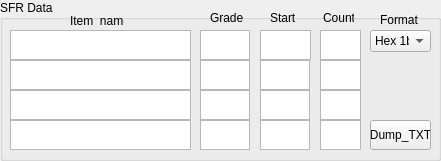
    <widget class="QGroupBox" name="groupBox_8">
     <property name="geometry">
      <rect>
       <x>0</x>
       <y>550</y>
       <width>441</width>
       <height>161</height>
      </rect>
     </property>
     <property name="title">
      <string>SFR Data</string>
     </property>
     <widget class="QTextEdit" name="SFR_name1">
      <property name="geometry">
       <rect>
        <x>10</x>
        <y>30</y>
        <width>181</width>
        <height>30</height>
       </rect>
      </property>
      <property name="html">
       <string>&lt;!DOCTYPE HTML PUBLIC &quot;-//W3C//DTD HTML 4.0//EN&quot; &quot;http://www.w3.org/TR/REC-html40/strict.dtd&quot;&gt;
&lt;html&gt;&lt;head&gt;&lt;meta name=&quot;qrichtext&quot; content=&quot;1&quot; /&gt;&lt;style type=&quot;text/css&quot;&gt;
p, li { white-space: pre-wrap; }
&lt;/style&gt;&lt;/head&gt;&lt;body style=&quot; font-family:'SimSun'; font-size:9pt; font-weight:400; font-style:normal;&quot;&gt;
&lt;p style=&quot;-qt-paragraph-type:empty; margin-top:0px; margin-bottom:0px; margin-left:0px; margin-right:0px; -qt-block-indent:0; text-indent:0px;&quot;&gt;&lt;br /&gt;&lt;/p&gt;&lt;/body&gt;&lt;/html&gt;</string>
      </property>
     </widget>
     <widget class="QTextEdit" name="SFR_start1">
      <property name="geometry">
       <rect>
        <x>260</x>
        <y>30</y>
        <width>51</width>
        <height>30</height>
       </rect>
      </property>
     </widget>
     <widget class="QTextEdit" name="SFR_grade1">
      <property name="geometry">
       <rect>
        <x>200</x>
        <y>30</y>
        <width>50</width>
        <height>30</height>
       </rect>
      </property>
     </widget>
     <widget class="QLabel" name="label_33">
      <property name="geometry">
       <rect>
        <x>70</x>
        <y>15</y>
        <width>54</width>
        <height>12</height>
       </rect>
      </property>
      <property name="text">
       <string>Item_name</string>
      </property>
     </widget>
     <widget class="QLabel" name="label_36">
      <property name="geometry">
       <rect>
        <x>210</x>
        <y>10</y>
        <width>41</width>
        <height>16</height>
       </rect>
      </property>
      <property name="text">
       <string>Grade</string>
      </property>
     </widget>
     <widget class="QLabel" name="label_53">
      <property name="geometry">
       <rect>
        <x>270</x>
        <y>10</y>
        <width>41</width>
        <height>16</height>
       </rect>
      </property>
      <property name="text">
       <string>Start</string>
      </property>
     </widget>
     <widget class="QTextEdit" name="SFR_grade2">
      <property name="geometry">
       <rect>
        <x>200</x>
        <y>60</y>
        <width>50</width>
        <height>30</height>
       </rect>
      </property>
     </widget>
     <widget class="QTextEdit" name="SFR_start2">
      <property name="geometry">
       <rect>
        <x>260</x>
        <y>60</y>
        <width>50</width>
        <height>30</height>
       </rect>
      </property>
     </widget>
     <widget class="QTextEdit" name="SFR_name2">
      <property name="geometry">
       <rect>
        <x>10</x>
        <y>60</y>
        <width>181</width>
        <height>30</height>
       </rect>
      </property>
      <property name="html">
       <string>&lt;!DOCTYPE HTML PUBLIC &quot;-//W3C//DTD HTML 4.0//EN&quot; &quot;http://www.w3.org/TR/REC-html40/strict.dtd&quot;&gt;
&lt;html&gt;&lt;head&gt;&lt;meta name=&quot;qrichtext&quot; content=&quot;1&quot; /&gt;&lt;style type=&quot;text/css&quot;&gt;
p, li { white-space: pre-wrap; }
&lt;/style&gt;&lt;/head&gt;&lt;body style=&quot; font-family:'SimSun'; font-size:9pt; font-weight:400; font-style:normal;&quot;&gt;
&lt;p style=&quot;-qt-paragraph-type:empty; margin-top:0px; margin-bottom:0px; margin-left:0px; margin-right:0px; -qt-block-indent:0; text-indent:0px;&quot;&gt;&lt;br /&gt;&lt;/p&gt;&lt;/body&gt;&lt;/html&gt;</string>
      </property>
     </widget>
     <widget class="QTextEdit" name="SFR_start3">
      <property name="geometry">
       <rect>
        <x>260</x>
        <y>90</y>
        <width>50</width>
        <height>30</height>
       </rect>
      </property>
     </widget>
     <widget class="QTextEdit" name="SFR_grade3">
      <property name="geometry">
       <rect>
        <x>200</x>
        <y>90</y>
        <width>50</width>
        <height>30</height>
       </rect>
      </property>
     </widget>
     <widget class="QTextEdit" name="SFR_name3">
      <property name="geometry">
       <rect>
        <x>10</x>
        <y>90</y>
        <width>181</width>
        <height>30</height>
       </rect>
      </property>
      <property name="html">
       <string>&lt;!DOCTYPE HTML PUBLIC &quot;-//W3C//DTD HTML 4.0//EN&quot; &quot;http://www.w3.org/TR/REC-html40/strict.dtd&quot;&gt;
&lt;html&gt;&lt;head&gt;&lt;meta name=&quot;qrichtext&quot; content=&quot;1&quot; /&gt;&lt;style type=&quot;text/css&quot;&gt;
p, li { white-space: pre-wrap; }
&lt;/style&gt;&lt;/head&gt;&lt;body style=&quot; font-family:'SimSun'; font-size:9pt; font-weight:400; font-style:normal;&quot;&gt;
&lt;p style=&quot;-qt-paragraph-type:empty; margin-top:0px; margin-bottom:0px; margin-left:0px; margin-right:0px; -qt-block-indent:0; text-indent:0px;&quot;&gt;&lt;br /&gt;&lt;/p&gt;&lt;/body&gt;&lt;/html&gt;</string>
      </property>
     </widget>
     <widget class="QTextEdit" name="SFR_grade4">
      <property name="geometry">
       <rect>
        <x>200</x>
        <y>120</y>
        <width>50</width>
        <height>30</height>
       </rect>
      </property>
     </widget>
     <widget class="QTextEdit" name="SFR_name4">
      <property name="geometry">
       <rect>
        <x>10</x>
        <y>120</y>
        <width>181</width>
        <height>30</height>
       </rect>
      </property>
      <property name="html">
       <string>&lt;!DOCTYPE HTML PUBLIC &quot;-//W3C//DTD HTML 4.0//EN&quot; &quot;http://www.w3.org/TR/REC-html40/strict.dtd&quot;&gt;
&lt;html&gt;&lt;head&gt;&lt;meta name=&quot;qrichtext&quot; content=&quot;1&quot; /&gt;&lt;style type=&quot;text/css&quot;&gt;
p, li { white-space: pre-wrap; }
&lt;/style&gt;&lt;/head&gt;&lt;body style=&quot; font-family:'SimSun'; font-size:9pt; font-weight:400; font-style:normal;&quot;&gt;
&lt;p style=&quot;-qt-paragraph-type:empty; margin-top:0px; margin-bottom:0px; margin-left:0px; margin-right:0px; -qt-block-indent:0; text-indent:0px;&quot;&gt;&lt;br /&gt;&lt;/p&gt;&lt;/body&gt;&lt;/html&gt;</string>
      </property>
     </widget>
     <widget class="QTextEdit" name="SFR_start4">
      <property name="geometry">
       <rect>
        <x>260</x>
        <y>120</y>
        <width>50</width>
        <height>30</height>
       </rect>
      </property>
     </widget>
     <widget class="QTextEdit" name="SFR_cnt3">
      <property name="geometry">
       <rect>
        <x>320</x>
        <y>90</y>
        <width>41</width>
        <height>30</height>
       </rect>
      </property>
     </widget>
     <widget class="QTextEdit" name="SFR_cnt1">
      <property name="geometry">
       <rect>
        <x>320</x>
        <y>30</y>
        <width>41</width>
        <height>30</height>
       </rect>
      </property>
     </widget>
     <widget class="QTextEdit" name="SFR_cnt4">
      <property name="geometry">
       <rect>
        <x>320</x>
        <y>120</y>
        <width>41</width>
        <height>30</height>
       </rect>
      </property>
     </widget>
     <widget class="QTextEdit" name="SFR_cnt2">
      <property name="geometry">
       <rect>
        <x>320</x>
        <y>60</y>
        <width>41</width>
        <height>30</height>
       </rect>
      </property>
     </widget>
     <widget class="QLabel" name="label_110">
      <property name="geometry">
       <rect>
        <x>323</x>
        <y>10</y>
        <width>31</width>
        <height>16</height>
       </rect>
      </property>
      <property name="text">
       <string>Count</string>
      </property>
     </widget>
     <widget class="QLabel" name="label_127">
      <property name="geometry">
       <rect>
        <x>380</x>
        <y>10</y>
        <width>41</width>
        <height>20</height>
       </rect>
      </property>
      <property name="text">
       <string>Format</string>
      </property>
     </widget>
     <widget class="QPushButton" name="pushButton_dump_SFR">
      <property name="geometry">
       <rect>
        <x>370</x>
        <y>120</y>
        <width>61</width>
        <height>30</height>
       </rect>
      </property>
      <property name="text">
       <string>Dump_TXT</string>
      </property>
      <property name="checkable">
       <bool>false</bool>
      </property>
     </widget>
     <widget class="QComboBox" name="SFR_Format">
      <property name="geometry">
       <rect>
        <x>370</x>
        <y>30</y>
        <width>61</width>
        <height>22</height>
       </rect>
      </property>
      <item>
       <property name="text">
        <string>Hex 1b</string>
       </property>
      </item>
      <item>
       <property name="text">
        <string>DEC 1b</string>
       </property>
      </item>
      <item>
       <property name="text">
        <string>DEC 2b</string>
       </property>
      </item>
      <item>
       <property name="text">
        <string>PIMA 2b</string>
       </property>
      </item>
     </widget>
    </widget>
